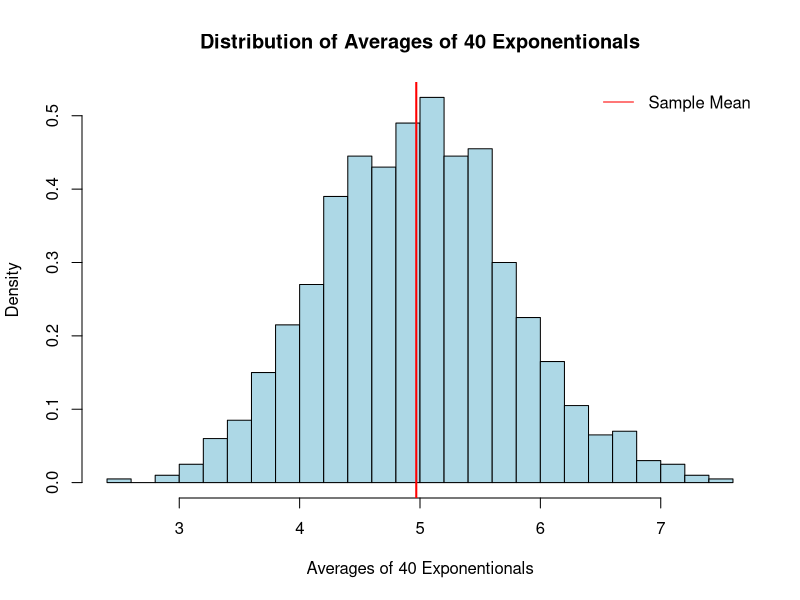
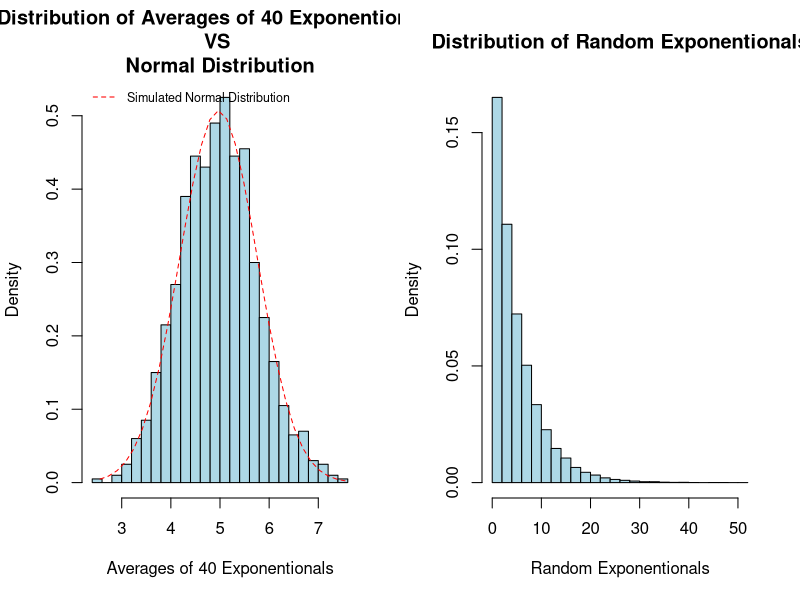

Reproduce these figures in R, in order.
## ---- chunk 1
knitr::opts_chunk$set(echo = TRUE)
## ---- chunk 2
require(stats)
nosim <- 1000
n <- 40
lambda <- 0.2
set.seed(3250)
mn_expdist <- NULL
for (i in 1 : nosim) mn_expdist[i] <- mean(rexp(n, lambda))
## Simulation of 1000 collections of averages of 40 exponentials
radm_expdist <- rexp(n*nosim, lambda)
## simulation of 40,000 collections of random exponentials
## ---- chunk 3
mean_sample <- round(mean(mn_expdist), 3)
mean_theory <- 1/lambda
hist(mn_expdist, breaks = 30, probability = T,
     col = "lightblue",
     main = "Distribution of Averages of 40 Exponentionals",
     xlab = "Averages of 40 Exponentionals")
abline(v = mean_sample, col = "red", lwd = 2)
legend("topright", lty = 1, col = "red", legend = "Sample Mean", bty = "n")
## ---- chunk 4
var_sample <- round(var(mn_expdist),3)
## ---- chunk 5
var_theory <- round((1/lambda)^2/n,3)
## ---- chunk 6
par(mfrow = c(1, 2))
hist(mn_expdist, breaks = 30, probability = T,
     col = "lightblue",
     main = "Distribution of Averages of 40 Exponentionals \nVS \nNormal Distribution",
     xlab = "Averages of 40 Exponentionals")
x_n <- seq(min(mn_expdist), max(mn_expdist), length = 30)
y_n <- dnorm(x_n,mean = mean(mean_sample),sd = sqrt(var_sample))
lines(x_n, y_n, lty = 2, col = "red")
legend("topleft",lty = 2, col = "red", 
       legend = "Simulated Normal Distribution", bty = "n", cex = 0.75)
hist(radm_expdist, breaks =30, probability = T,
     col = "lightblue",
     main = "Distribution of Random Exponentionals",
     xlab = "Random Exponentionals") 
